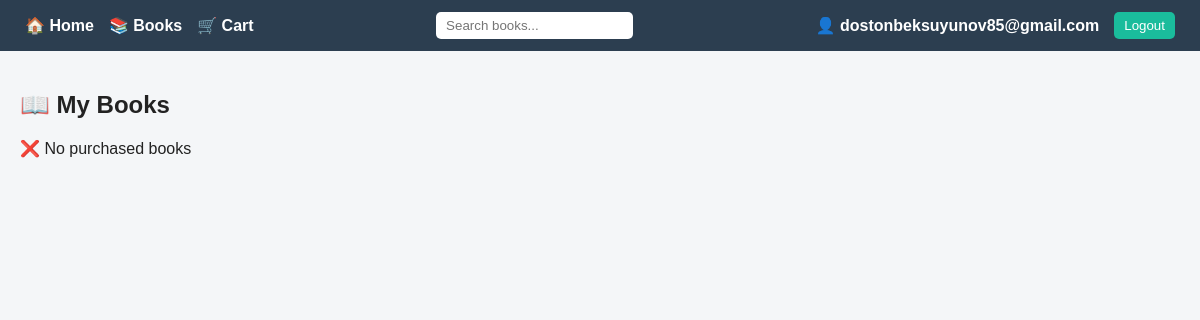
Before: /books/my-books/ (signed in) with the older database file.
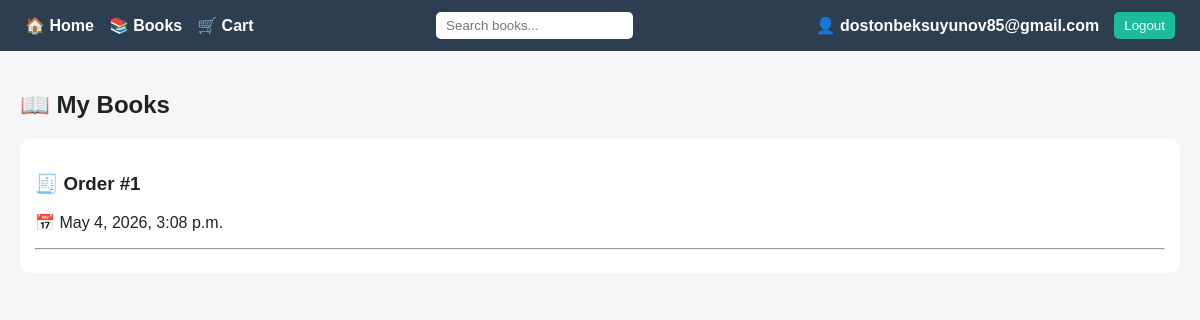
After: the same page with the newer database file.
### books/models.py (models this page shows, shortened)
class Order(models.Model):
    user = models.ForeignKey(User, on_delete=models.CASCADE, related_name='orders')
    created_at = models.DateTimeField(auto_now_add=True)
    is_paid = models.BooleanField(default=True)

### books/views.py (the view)
# urls.py: path('my-books/', views.my_books, name='my_books'),
@login_required
def my_books(request):
    orders = Order.objects.filter(user=request.user)\
        .prefetch_related('items__book')\
        .order_by('-created_at')
    return render(request, 'books/my_books.html', {
        'orders': orders
    })

### books/templates/books/my_books.html (shortened to what this page needs)
{% extends 'base.html' %}
{% block content %}
<h2>📖 My Books</h2>
{% for order in orders %}
    <div style="background:white;padding:15px;margin-bottom:15px;border-radius:10px;">
        <h3>🧾 Order #{{ order.id }}</h3>
        <p>📅 {{ order.created_at }}</p>
        <hr>
    </div>
{% empty %}
    <p>❌ No purchased books</p>
{% endfor %}
{% endblock %}

Changed rows visible on the page:
added Order: id "1", created_at "May 4, 2026, 3:08 p.m."
Other visible differences:
text no longer shown: "❌ No purchased books"
